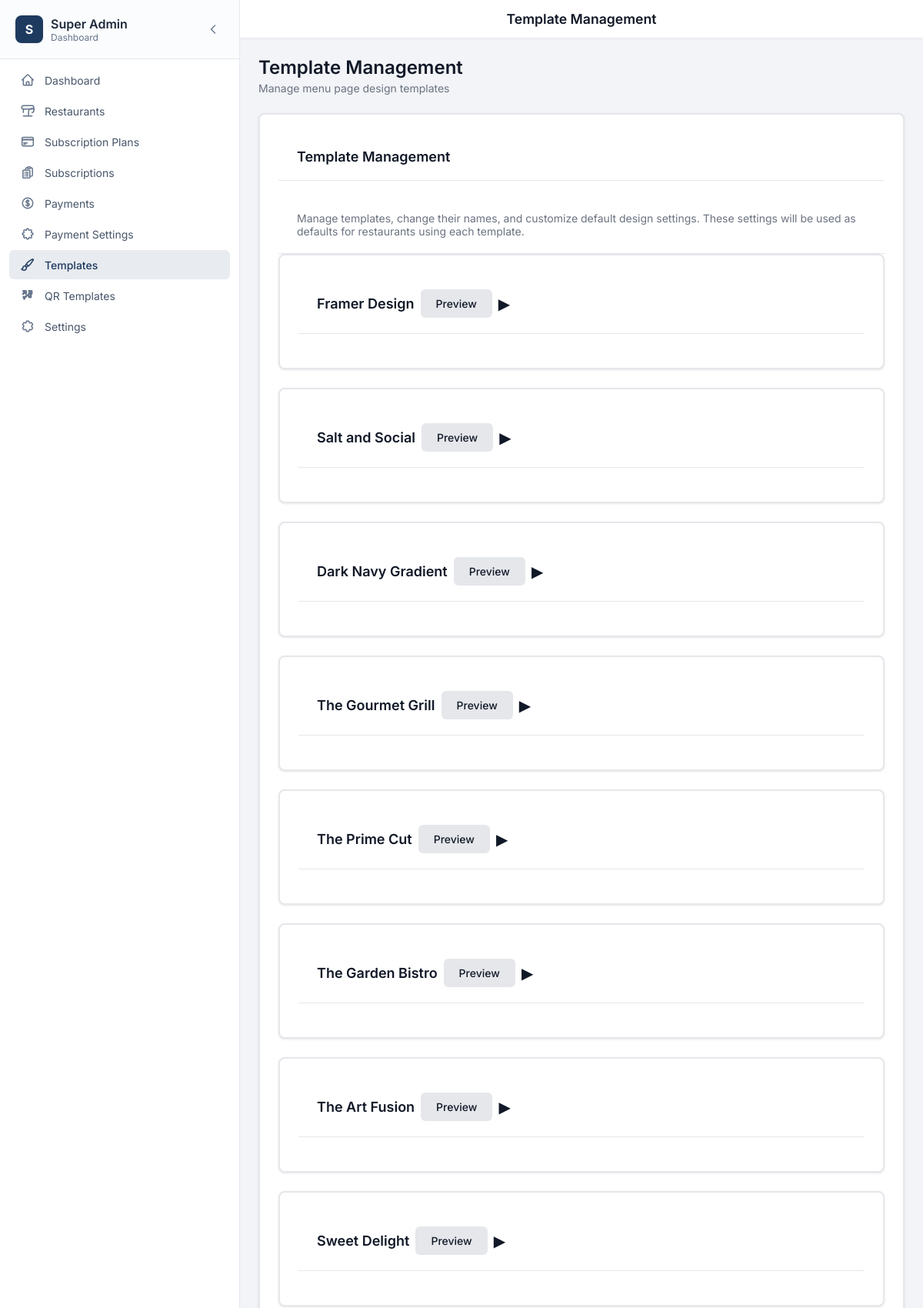
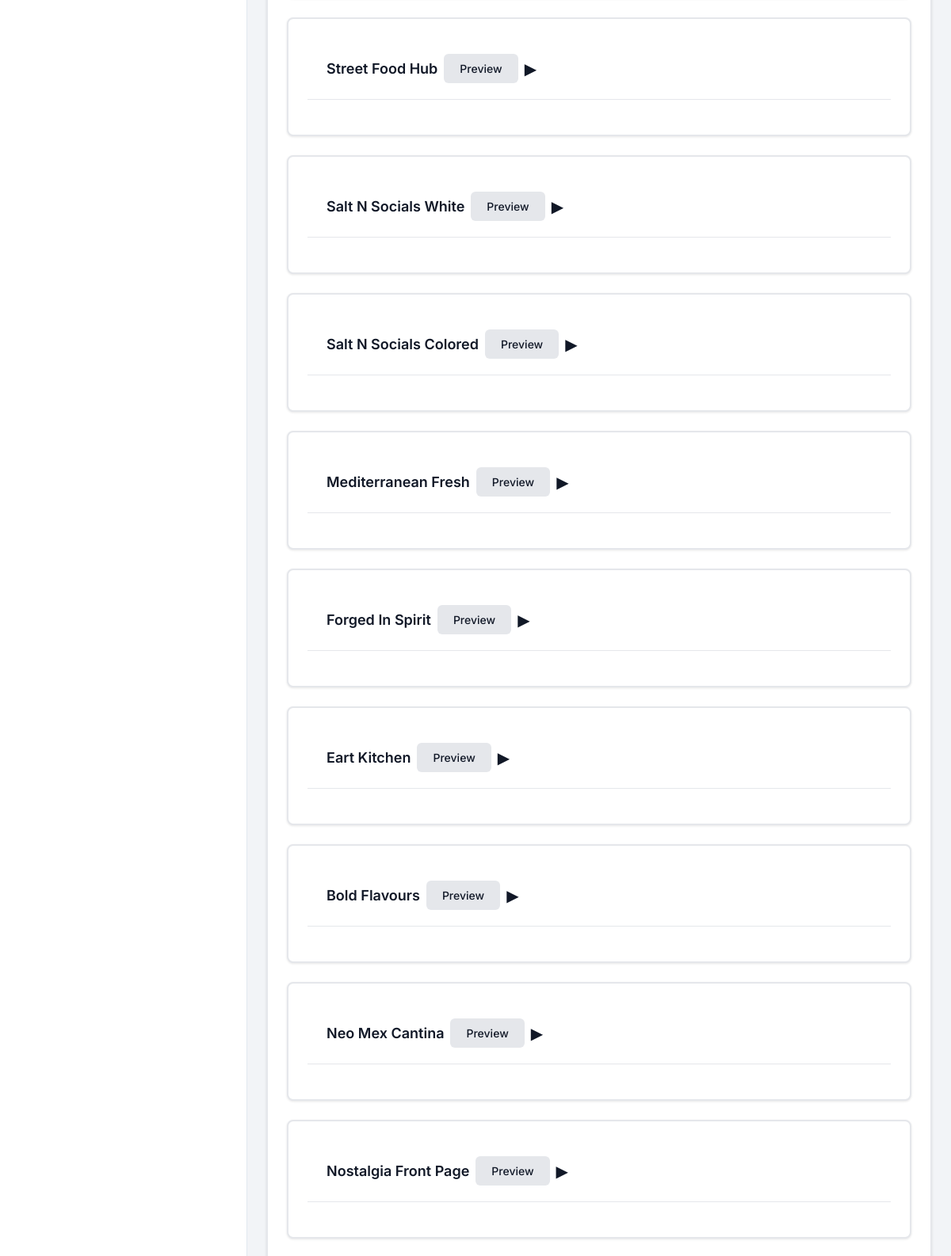
Page /admin/templates.php (signed in, upper part) on the committed database (2 pictures, top to bottom).
### tables this page shows
CREATE TABLE `templates` (
  `id` int(11) NOT NULL,
  `name` varchar(255) NOT NULL,
  `slug` varchar(100) DEFAULT NULL,
  `description` text DEFAULT NULL,
  `preview_image` varchar(255) DEFAULT NULL,
  `listing_image` varchar(255) DEFAULT NULL,
  `is_active` tinyint(1) DEFAULT 1,
  `is_private` tinyint(1) NOT NULL DEFAULT 0,
  `created_at` timestamp NOT NULL DEFAULT current_timestamp(),
  `updated_at` timestamp NOT NULL DEFAULT current_timestamp() ON UPDATE current_timestamp()
);

### includes/template-loader.php (called while the page is built, shortened)
<?php
function getAvailableTemplates() {
    $templates = [];
    $pdo = getDBConnection();
    if ($pdo) {
        try {
            $stmt = $pdo->query("SELECT * FROM templates WHERE is_active = 1 ORDER BY id ASC");
            $dbTemplates = $stmt->fetchAll();
            foreach ($dbTemplates as $dbTemplate) {
                $templateId = $dbTemplate['id'];
                $dirName = !empty($dbTemplate['slug']) ? $dbTemplate['slug'] : ('template' . $templateId);
                $templatePath = __DIR__ . "/../templates/{$dirName}/index.php";
                if (file_exists($templatePath)) {
                    $templates[] = [
                        'id' => $templateId,
                        'name' => $dbTemplate['name'],
                        'description' => $dbTemplate['description'],
                        'preview_image' => $dbTemplate['preview_image'],
                        'listing_image' => $dbTemplate['listing_image'] ?? null,
                        'path' => $templatePath
                    ];
                }
            }
        } catch (PDOException $e) {
            error_log("Error fetching templates: " . $e->getMessage());
        }
    }
    return $templates;
}

### admin/templates.php (the view, shortened to what this page needs)
<?php
require_once __DIR__ . '/../includes/template-loader.php';
$availableTemplates = getAvailableTemplates();
$pageTitle = 'Template Management';
include __DIR__ . '/../includes/admin-layout.php';
?>
<div class="page-header">
    <h1 class="page-title">Template Management</h1>
    <p class="page-subtitle">Manage menu page design templates</p>
</div>
<div class="card">
            <div class="card-header">
                <h2 class="card-title">Template Management</h2>
            </div>
            <div style="padding: 20px 24px; border-bottom: 1px solid #e5e7eb;">
                <p style="margin: 0; color: #6b7280; font-size: 0.875rem;">Manage templates, change their names, and customize default design settings. These settings will be used as defaults for restaurants using each template.</p>
            </div>
            <?php foreach ($availableTemplates as $template): ?>
                <?php
                $isExpanded = isset($_GET['expand']) && $_GET['expand'] == $template['id'];
                ?>
                <?php $previewUrl = (defined('SITE_URL') ? rtrim(SITE_URL, '/') : '') . '/template' . $template['id'] . '-preview'; ?>
                <div class="card" style="margin-bottom: 24px;">
                    <div class="card-header" style="cursor: pointer;" onclick="toggleTemplate(<?php echo $template['id']; ?>)">
                        <div style="display: flex; justify-content: space-between; align-items: center; flex-wrap: wrap; gap: 8px;">
                            <h2 class="card-title" style="margin: 0;"><?php echo htmlspecialchars($template['name']); ?></h2>
                            <div style="display: flex; align-items: center; gap: 8px;">
                                <a href="<?php echo htmlspecialchars($previewUrl); ?>" target="_blank" rel="noopener noreferrer" class="btn btn-secondary" style="margin: 0;" onclick="event.stopPropagation();">Preview</a>
                                <span id="toggle-<?php echo $template['id']; ?>" style="font-size: 20px;"><?php echo $isExpanded ? '▼' : '▶'; ?></span>
                            </div>
                        </div>
                    </div>
                </div>
            <?php endforeach; ?>
        </div>
<?php include __DIR__ . '/../includes/admin-footer.php'; ?>

### includes/admin-layout.php (shortened to what this page needs)
<?php
$pageTitle = $pageTitle ?? 'Admin';
$showHeader = $showHeader ?? true;
?>
<!DOCTYPE html>
<html lang="en">
<head>
<link rel="stylesheet" href="<?php echo htmlspecialchars(defined('SITE_URL') ? SITE_URL . '/assets/css/admin.css' : '../assets/css/admin.css'); ?>">
</head>
<body>
<div class="app">
  <?php include __DIR__ . '/sidebar-admin.php'; ?>
  <div class="content">
    <?php if ($showHeader): ?>
    <div class="header">
      <div class="header-title"><?php echo htmlspecialchars($pageTitle); ?></div>
    </div>
    <?php endif; ?>
    <main>

### includes/sidebar-admin.php (shortened to what this page needs)
<?php
$currentPath = $_SERVER['REQUEST_URI'];
$activeId = 'dashboard';
foreach ($navItems as $item) {
    if (strpos($currentPath, $item['href']) !== false) {
        $activeId = $item['id'];
        break;
    }
}
?>
<aside class="sidebar-modern" id="sidebar">
    <div class="sidebar-header-modern">
        <div class="sidebar-logo-wrapper">
            <div class="sidebar-logo">
                <div class="logo-icon-modern">S</div>
                <div class="logo-text">
                    <span class="logo-title">Super Admin</span>
                    <span class="logo-subtitle">Dashboard</span>
                </div>
            </div>
        </div>
        <button
            onclick="toggleCollapse()"
            class="collapse-btn-modern"
            aria-label="Collapse sidebar"
        >
            <svg xmlns="http://www.w3.org/2000/svg" fill="none" viewBox="0 0 24 24" stroke-width="2" stroke="currentColor" class="collapse-icon">
                <path stroke-linecap="round" stroke-linejoin="round" d="M15.75 19.5L8.25 12l7.5-7.5" />
            </svg>
        </button>
    </div>
    <nav class="sidebar-nav">
        <ul class="nav-list">
            <?php foreach ($navItems as $item): ?>
                <?php $isActive = $activeId === $item['id']; ?>
                <li>
                    <a
                        href="<?php echo htmlspecialchars($item['href']); ?>"
                        class="nav-item <?php echo $isActive ? 'active' : ''; ?>"
                        title="<?php echo htmlspecialchars($item['name']); ?>"
                    >
                        <div class="nav-icon-wrapper">
                            <svg xmlns="http://www.w3.org/2000/svg" fill="none" viewBox="0 0 24 24" stroke-width="2" stroke="currentColor" class="nav-icon">
                                <path stroke-linecap="round" stroke-linejoin="round" d="<?php echo htmlspecialchars($item['icon']); ?>" />
                            </svg>
                        </div>
                        <span class="nav-text"><?php echo htmlspecialchars($item['name']); ?></span>
                    </a>
                </li>
            <?php endforeach; ?>
        </ul>
    </nav>
</aside>

### includes/admin-footer.php (shortened to what this page needs)
    </main>
  </div>
</div>
</body>
</html>

### assets/css/admin.css (style rules this page uses)
:root { --text-dark: #1F2937; --text-gray: #6B7280; --text-light: #9CA3AF; --bg-light: #F9FAFB; --border-light: #E5E7EB; --success-green: #059669; --success-bg: #D1FAE5; --error-red: #DC2626; --error-bg: #FEE2E2; --warning-bg: #F3F4F6; --warning-text: #4b5563; --chart-orange: #D97706; --chart-red: #B91C1C; --chart-brown: #92400E; --chart-yellow: #FDE68A; --chart-warm: #F59E0B; }
.btn { transition: all 0.2s ease; font-family: 'Inter', sans-serif; font-weight: 600; display: inline-flex; align-items: center; justify-content: center; gap: 8px; cursor: pointer; border: none; text-decoration: none; }
.btn-secondary { background: var(--bg-light); color: var(--text-dark); border: 2px solid var(--border-light); }
.card { background: white; border-radius: 16px; box-shadow: 0 1px 3px rgba(0, 0, 0, 0.1); border: 2px solid var(--border-light); padding: 24px; transition: all 0.3s; }
.card-header { display: flex; align-items: center; justify-content: space-between; margin-bottom: 20px; padding-bottom: 16px; border-bottom: 2px solid var(--border-light); }
.card-title { font-size: 20px; font-weight: 700; color: var(--text-dark); display: flex; align-items: center; gap: 12px; }
* { transition-property: color, background-color, border-color, transform, box-shadow; transition-duration: 0.2s; transition-timing-function: ease; }
.page-header { margin-bottom: 24px; }
.page-title { font-size: 1.5rem; font-weight: 600; color: var(--text-dark); margin: 0; }
.page-subtitle { color: var(--text-gray); font-size: 0.875rem; margin-top: 4px; }

### admin/templates.php (style rules this page uses)
.page-header { margin-bottom: 24px; }
.page-title { font-size: 1.5rem; font-weight: 600; color: var(--text); margin: 0; }
.card { background: #fff; border-radius: 8px; box-shadow: 0 1px 3px rgba(0, 0, 0, 0.1); margin-bottom: 24px; }
.card-header { padding: 20px 24px; border-bottom: 1px solid #e5e7eb; cursor: pointer; }
.card-title { font-size: 1.125rem; font-weight: 600; color: #111827; margin: 0; }
.btn { padding: 10px 20px; border-radius: 6px; font-weight: 500; font-size: 0.875rem; cursor: pointer; border: none; text-decoration: none; display: inline-flex; align-items: center; gap: 8px; transition: background 0.2s; }

### rows in the picture
templates: name "Framer Design"
templates: name "Salt and Social"
templates: name "Dark Navy Gradient"
templates: name "The Gourmet Grill"
templates: name "The Prime Cut"
templates: name "The Garden Bistro"
templates: name "The Art Fusion"
templates: name "Sweet Delight"
templates: name "Street Food Hub"
templates: name "Salt N Socials White"
templates: name "Salt N Socials Colored"
templates: name "Mediterranean Fresh"
templates: name "Forged In Spirit"
templates: name "Eart Kitchen"
templates: name "Bold Flavours"

### other values in the picture
$item['name'] "Dashboard"
$item['name'] "Restaurants"
$item['name'] "Subscription Plans"
$item['name'] "Subscriptions"
$item['name'] "Payments"
$item['name'] "Payment Settings"
$item['name'] "Templates"
$item['name'] "QR Templates"
$item['name'] "Settings"
$pageTitle "Template Management"
